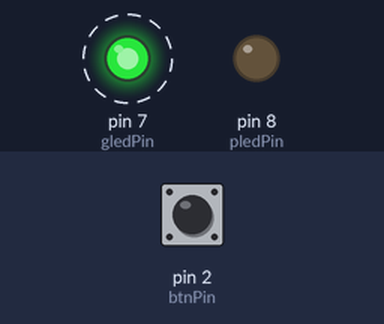
A sketch run on a simulated Arduino Uno, built with avr-gcc and run on an emulated ATmega328P. Parts: output pins drawn as LEDs (lit = HIGH). Dashed ring = blinking. The test bench sets the inputs (shaded band); at power-on: pin 2 (btnPin) LOW.

Above: at 1.2 s.
1.3 s: pin 2 (btnPin) pulled HIGH for 0.15 s
At 2.0 s:
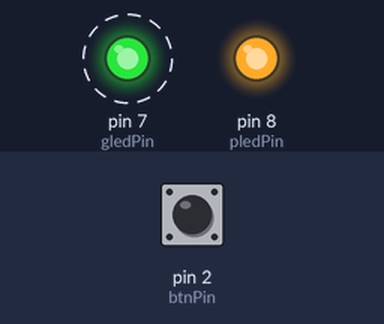
4.3 s: pin 2 (btnPin) pulled HIGH for 1 s
At 5.02 s:
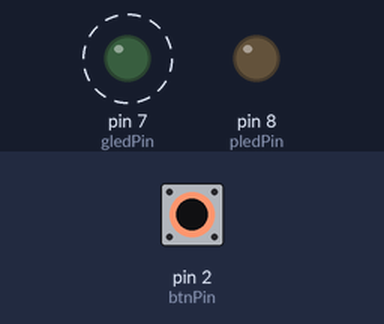
8.1 s: pin 2 (btnPin) pulled HIGH for 3.2 s
At 10.97 s:
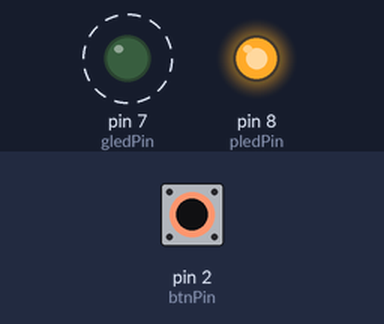
Timing chart, 0 to 18.8 s (numbered marks = the images above; inputs shaded):
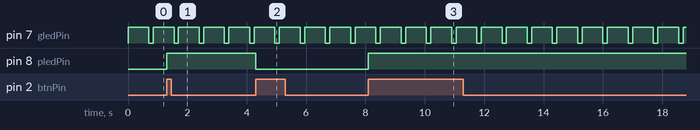

Measured:
- after the input at 1.3 s, pin 8 (pledPin): LOW → HIGH at once
- after the input at 4.3 s, pin 8 (pledPin): HIGH → LOW at once
- after the input at 8.1 s, pin 8 (pledPin): LOW → HIGH at once
- by itself, pin 7 (gledPin): alternates HIGH for 0.70 s and LOW for 0.15 s

The sketch:

sketch_sep27a.ino
```cpp
//label the pins
int gledPin = 7;
int pledPin = 8;
int btnPin = 2;
unsigned long t = 0;


int lastBtnState;
int currentBtnState;


void setup() {
  pinMode(gledPin, OUTPUT);
  pinMode(pledPin, OUTPUT);
  pinMode(btnPin, INPUT);


  digitalWrite(gledPin,HIGH);
  Serial.begin(9600);

}


void loop() {
  led_blink();
  p_led_controll();
}

void led_blink(){

  if(digitalRead(gledPin) == HIGH){
    if(millis()-t >= 700){
      t=millis();
      digitalWrite(gledPin,LOW);
    }
  }
  if(digitalRead(gledPin) == LOW){
    while(millis()-t >= 150){
      t=millis();
      digitalWrite(gledPin,HIGH);
    }
  }

}

void p_led_controll(){
  lastBtnState = currentBtnState;
  currentBtnState = digitalRead(btnPin);

  if(lastBtnState == LOW && currentBtnState == HIGH){
    if(digitalRead(pledPin)==LOW){
      digitalWrite(pledPin,HIGH);
    }else{
      digitalWrite(pledPin,LOW);
    }
  }else{
    return;
  }
  //Serial.print("lasBtn state = "); Serial.println(+digitalRead(currentBtnState));
}
```
